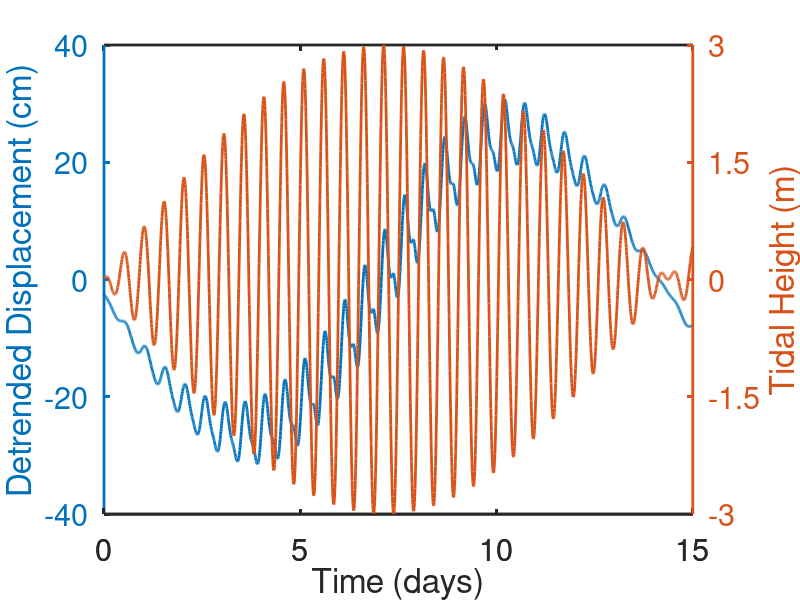

The MATLAB source for this figure:
clear all;

%% Set Parameters
tf = 24*200*3600;               %total integration time (in seconds)
nt = 24*1200;                   %number of time steps
dt = tf/nt;                     %time step length

w_tide1 = 24*3600*0.5;          %period of first tidal component
w_tide2 = 24*3600*0.518;        %period of secondst tidal component

length_scale = 20e3;            %Length scale between two stations to calculate strain

%Physical params
E = 9e9;                        %Elastic modulus
A_Glen=7e-25;                   %Nye-Glen rate factor
n=3;                            %Nye-Glen rate exponent

%choice params
alpha = 1.54;                   %Exponent of buttressing stress w.r.t tidal height
tidal_amp = 3;                  %Amplitude of combined tides
sigma_b0 = 75e3;                %Amplitude of tidal changes in buttressing stress
sigma_h0 = 55e3;                %Amplitude of tidal changes in hydrostatic stress
sigma_other = 160e3;            %Total background stresses

beta = sigma_b0/sigma_h0;       %Calculate beta non-dimensional parameter
gamma = sigma_other/sigma_h0;   %Calculate gamma non-dimensional parameter

%% Spin up integration
sigmas = [];
hs = [];
disps = [];
vels = [];
srs = [];

disp = 0;
ldt = 3600*24/4;                %Time step for spinup
for t = 0:ldt:ldt*5e3
    h_star = 0.5.*(sin(2*pi*t/w_tide1) + sin(2*pi*t/w_tide2));                      %normalized tidal height
    sigma = sigma_h0*(beta*(2*(0.5*(h_star+1)).^alpha - 1) - h_star);               %calculate stress

    dhs_dt = 0.5.*((2*pi/w_tide1).*cos(2*pi*t/w_tide1) + (2*pi/w_tide2).*cos(2*pi*t/w_tide2)); %calculate derivative of tidal height
    dsigma_dt = sigma_h0.*dhs_dt.*(alpha*beta*((0.5*(h_star+1)).^(alpha-1)) - 1);              %total stress derivative

    sigma_eff = sigma_h0.*sqrt(0.5*(beta.^2)*(2*(0.5*(h_star+1)).^(alpha) - 1)^2 + 0.5*(h_star.^2) + gamma^2);    %invariant of stress tensor

    velocity = length_scale*((1/(E)).*dsigma_dt + (2/3)*A_Glen.*(sigma_eff.^(n-1)).*sigma);     %calculate relative velocity between stations
    disp  = disp + velocity*dt;                                                                 %calculate displacement

end

%% Integration

for t = 0:dt:tf
    h_star = 0.5.*(sin(2*pi*t/w_tide1) + sin(2*pi*t/w_tide2));                      %normalized tidal height
    sigma = sigma_h0*(beta*(2*(0.5*(h_star+1)).^alpha - 1) - h_star);               %calculate stress

    dhs_dt = 0.5.*((2*pi/w_tide1).*cos(2*pi*t/w_tide1) + (2*pi/w_tide2).*cos(2*pi*t/w_tide2)); %calculate derivative of tidal height
    dsigma_dt = sigma_h0.*dhs_dt.*(alpha*beta*((0.5*(h_star+1)).^(alpha-1)) - 1);              %total stress derivative

    sigma_eff = sigma_h0.*sqrt(0.5*(beta.^2)*(2*(0.5*(h_star+1)).^(alpha) - 1)^2 + 0.5*(h_star.^2) + gamma^2);    %invariant of stress tensor

    velocity = length_scale*((1/(E)).*dsigma_dt + (2/3)*A_Glen.*(sigma_eff.^(n-1)).*sigma);     %calculate relative velocity between stations
    strain_rate = velocity./length_scale;
    disp  = disp + velocity*dt;                                                                 %calculate displacement
    
    %store outputs
    hs = [hs;h_star];
    sigmas = [sigmas;sigma];
    disps = [disps;disp];
    vels = [vels;velocity];
    srs = [srs;strain_rate];
end

ts=linspace(0,tf,nt+1)'/(24*3600);                      %time variable
disps_detrend = disps-polyval(polyfit(ts,disps,1),ts);  %detrend displacement

%% Calculate various characteristics of model out
T = 1/((ts(2)-ts(1))*24*60);
Fs = 1/T;
L = length(hs);
NFFT = 2^nextpow2(L);           
f = Fs/2*linspace(0,1,NFFT/2+1);
fft_Z = fft(hs,NFFT)/L;                 %Calculate fft of tidal height
fft_x20 = fft(disps_detrend,NFFT)/L;    %Calculate fft of detrended displacement
PSD = 2*abs(fft_Z(1:NFFT/2+1));
idx_primarytide = find(PSD==max(PSD));
phase_lag_Zx20 = 180*angle(fft_Z(find(PSD==max(PSD)))/fft_x20(find(PSD==max(PSD))))/pi; %phase lag between tidal height and displacement
    
%% Plot
figure;
[AX,H1,H2] = plotyy(ts-36,100*disps_detrend,ts-36,tidal_amp.*hs);hold on
xlabel('Time (days)','fontsize',22)
set(get(AX(2),'Ylabel'),'String','Tidal Height (m)','fontsize',22) 
ylabh = get(AX(2),'Ylabel');
set(get(AX(1),'Ylabel'),'String','Detrended Displacement (cm)','fontsize',22) 
set(AX(2),'xlim',[0 15],'ylim',[-3 3],'fontsize',22,'linewidth',2,'XTick',0:5:15,'Ytick',-3:1.5:3)
set(AX(1),'xlim',[0 15],'ylim',[-40 40],'fontsize',22,'linewidth',2,'XTick',0:5:15,'Ytick',-40:20:40)
set(H1,'linewidth',2);set(H2,'linewidth',2);set(gca,'fontsize',22)
